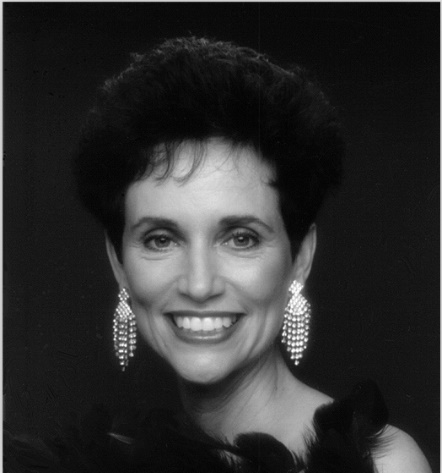
#> input picture resources/20191014/woman.tif, 442 x 473 px, found by its file name
$ python cv2multi.py
#> lines starting #> are read from the running program, lines starting #| are printed output that depends on the picture
import numpy as np
import cv2
'''
两幅图像进行乘法运算可以实现掩模操作，即屏蔽掉图像的某些部分。
一幅图像乘以一个常数通常被称为缩放，这是一种常见的图像处理操作。
如果使用的缩放因子大于1，那么将增强图像的亮度，如果因子小于1则会使图像变暗。
缩放通常将产生比简单添加像素偏移量自然得多的明暗效果，
这是因为这种操作能够更好地维持图像的相关对比度。
两幅图像进行乘法运算可以实现掩模操作，即屏蔽掉图像的某些部分。
一幅图像乘以一个常数通常被称为缩放，这是一种常见的图像处理操作。
如果使用的缩放因子大于1，那么将增强图像的亮度，如果因子小于1则会使图像变暗。
缩放通常将产生比简单添加像素偏移量自然得多的明暗效果，这是因为这种操作能够更好地维持图像的相关对比度。
'''


img = cv2.imread(r'..\resources\20191014\woman.tif', 0)
#> img is the input picture: shape (473, 442); min 0, max 255, mean 47.3
rols, cols = img.shape
#> rols = 473; cols = 442
img1 = cv2.multiply(img, 2)
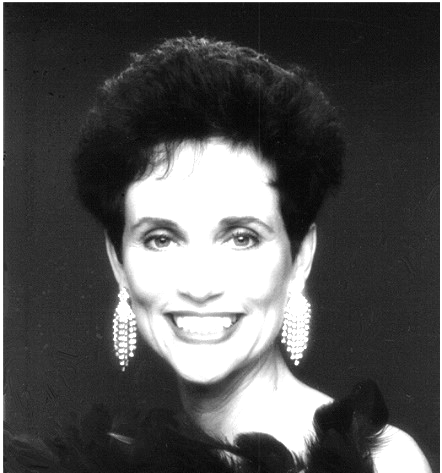
#> img1: shape (473, 442); min 0, max 255, mean 82.9
img3 = cv2.multiply(img, img)
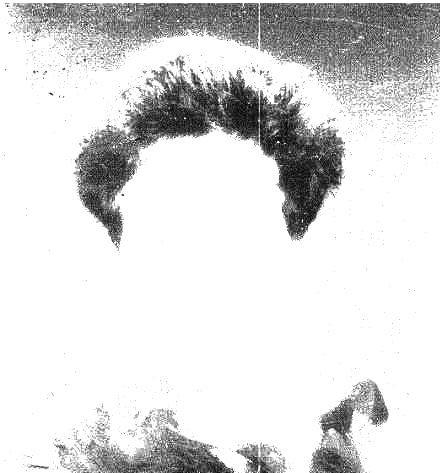
#> img3: shape (473, 442); min 0, max 255, mean 219.6
cv2.imshow('img', img)
cv2.imshow('img1', img1)
cv2.imshow('img3', img3)
cv2.waitKey(0)
cv2.destroyAllWindows()

$ run again, with resources/20191014/flowers.tif copied over resources/20191014/woman.tif
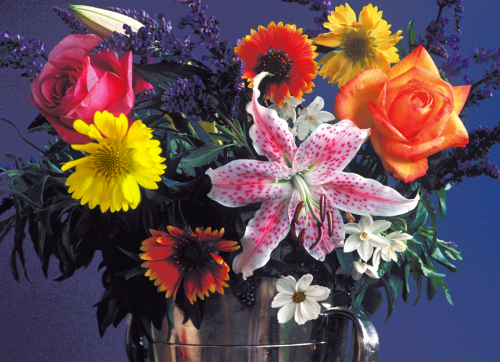
#> input picture resources/20191014/flowers.tif, 500 x 362 px, found by its file name
#> `img1 = cv2.multiply(img, 2)`:
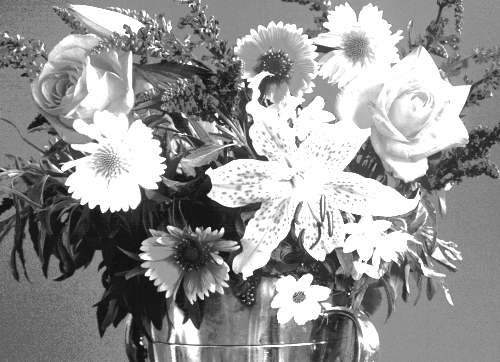
#> img1: shape (362, 500); min 16, max 255, mean 148.5
#> `img3 = cv2.multiply(img, img)`:
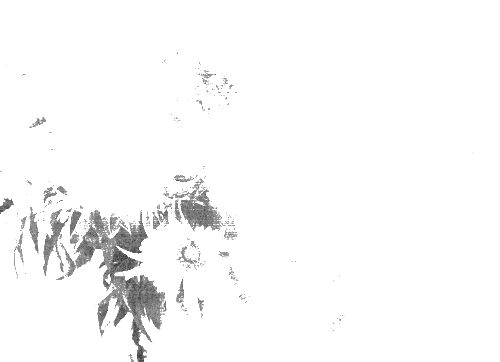
#> img3: shape (362, 500); min 64, max 255, mean 248.9

$ run again, with resources/20191014/lily.tif copied over resources/20191014/woman.tif
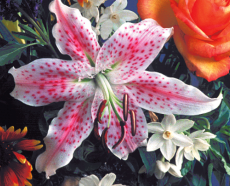
#> input picture resources/20191014/lily.tif, 230 x 186 px, found by its file name
#> `img1 = cv2.multiply(img, 2)`:
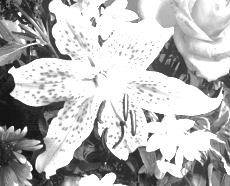
#> img1: shape (186, 230); min 18, max 255, mean 183.6
#> `img3 = cv2.multiply(img, img)`:
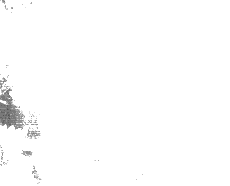
#> img3: shape (186, 230); min 81, max 255, mean 252.6
